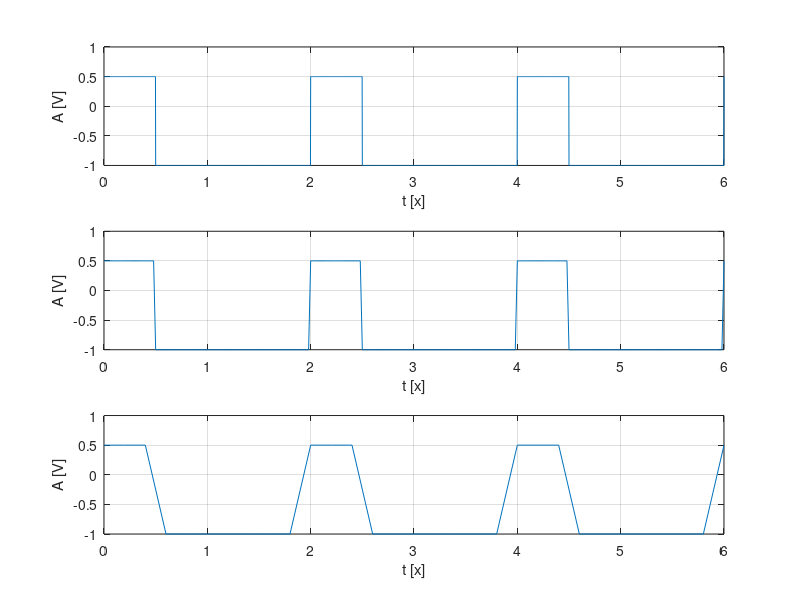

Write the MATLAB code that produced this figure.
%Se va genera un semnal cu rezolutie temporara de 2ms, 20ms
%200ms pentru un semnal continuu de tipul:
%Problema 1. Semnal dreptunghiular periodic cu
% Perioada: 2 s.
% Factor de umplere: 25%.
% Nivel maxim: +0.5.
% Nivel minim: -1.

%Rezolutie temporara de 2 ms
t=0:0.002:6;%se afiseaza 3 perioade pe ecran
f=0.5;
w=2*pi*f;
duty=25;
nivel=0.25;
amplitudine=0.75;
%nivelul minim =-1  si nivelul maxim=0.5 , componenta continua nivel =-0,25 {(-1+0,5) /2 } => amplitudinea e 0,75 ( 0.5+0,25)
x=(amplitudine*square(w*t,duty))-nivel;
subplot(3,1,1) 
%s am folosit aceasta functie ca sa afisez toate cele 3 graficele intr-o pagina
plot(t,x),grid,xlabel('t [x]'),ylabel('A [V]')

%rezolutie temporara de 20 ms
t=0:0.02:6;%se afiseaza 3 perioade pe ecran
f=0.5;
w=2*pi*f;
duty=25;
nivel=0.25;
amplitudine=0.75;
x=(amplitudine*square(w*t,duty))-nivel;
subplot(3,1,2)
plot(t,x),grid,xlabel('t [x]'),ylabel('A [V]')


%rezolutie temporara de 200 ms
t=0:0.2:6;%se afiseaza 3 perioade pe ecran
f=0.5;
w=2*pi*f;
duty=25;
nivel=0.25;
amplitudine=0.75;
x=(amplitudine*square(w*t,duty))-nivel;
subplot(3,1,3)
plot(t,x),grid,xlabel('t [x]'),ylabel('A [V]')
